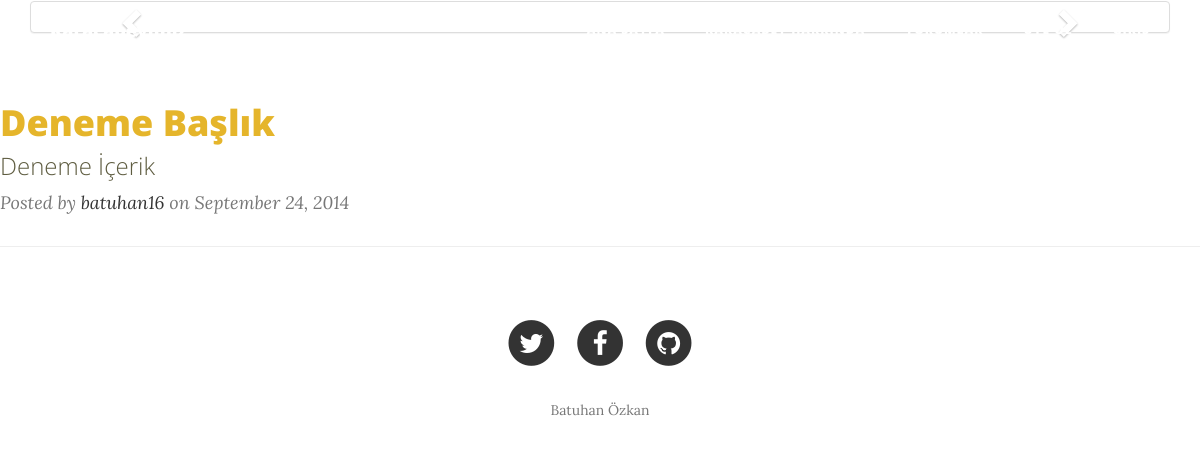
Page /blog.php?id=1 on the earlier database version.
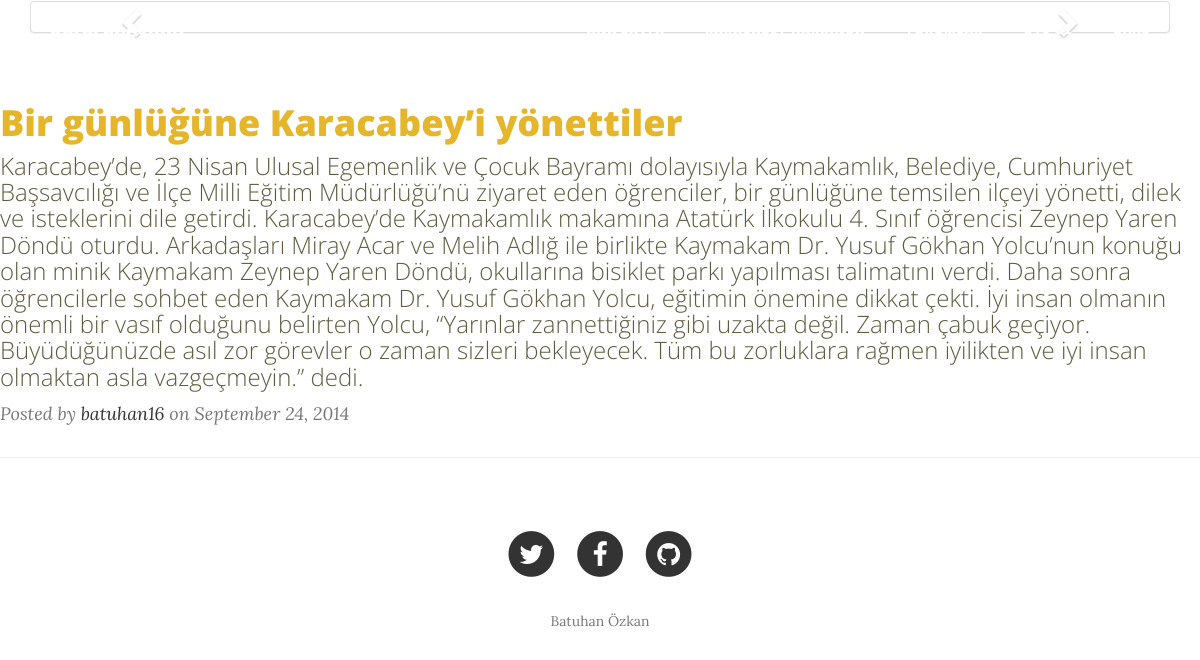
Same page on the later database version.
### tables this page shows
CREATE TABLE `blog` (
  `id` int(11) NOT NULL,
  `kullanici` int(11) NOT NULL,
  `baslik` text NOT NULL,
  `icerik` text NOT NULL,
  `tarih` date NOT NULL
);

### blog.php (the view, shortened to what this page needs)
<?php include  'header.php';
$ID = $_GET["id"];
$sorgu="SELECT * FROM `blog` where id='$ID'";
$sonuc=mysqli_query($baglanti,$sorgu) or die("Sorgu Çalıştırılamadı");
$satir=mysqli_fetch_array($sonuc);?>
<div class="post-preview">
                <a href="post.php">
                    <h2 class="post-title">
                        <?php
                        echo $satir["baslik"];
                        ?>
</h2>
<h3 class="post-subtitle">
    <?php
    echo $satir["icerik"];
    ?>
</h3>
</a>
<p class="post-meta">Posted by <a href="#"><?php
        $degisken=$satir["kullanici"];
        $sorgu1="SELECT * FROM `Uye` Where id=$degisken";
        $sonuc1=mysqli_query($baglanti,$sorgu1) or die("Sorgu Çalıştırılamadı");
        $satir1=mysqli_fetch_array($sonuc1);
        echo $satir1["kullaniciAdi"]; ?>
    </a> on September 24, 2014</p>
</div>
<hr>
<?php include 'footer.php';?>

Differences in the rows shown:
changed blog: baslik "Deneme Başlık" → "Bir günlüğüne Karacabey’i yönettiler"; icerik "Deneme İçerik" → "Karacabey’de, 23 Nisan Ulusal Egemenlik ve Çocuk Bayramı dolayısıyla Kaymakamlık, Belediye, Cumhuriyet Başsavcılığı ve İlçe Milli Eğitim Müdürlüğü’nü ziyaret eden öğrenciler, bir günlüğüne temsilen ilçeyi yönetti, dilek ve isteklerini dile getirdi. Karacabey’de Kaymakamlık makamına Atatürk İlkokulu 4. Sınıf öğrencisi Zeynep Yaren Döndü oturdu. Arkadaşları Miray Acar ve Melih Adlığ ile birlikte Kaymakam Dr. Yusuf Gökhan Yolcu’nun konuğu olan minik Kaymakam Zeynep Yaren Döndü, okullarına bisiklet parkı yapılması talimatını verdi. Daha sonra öğrencilerle sohbet eden Kaymakam Dr. Yusuf Gökhan Yolcu, eğitimin önemine dikkat çekti. İyi insan olmanın önemli bir vasıf olduğunu belirten Yolcu,…"
